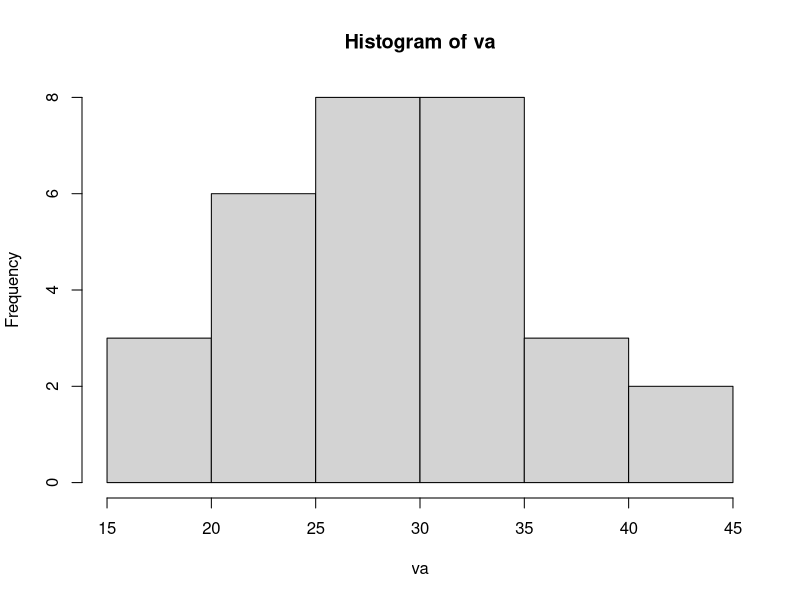
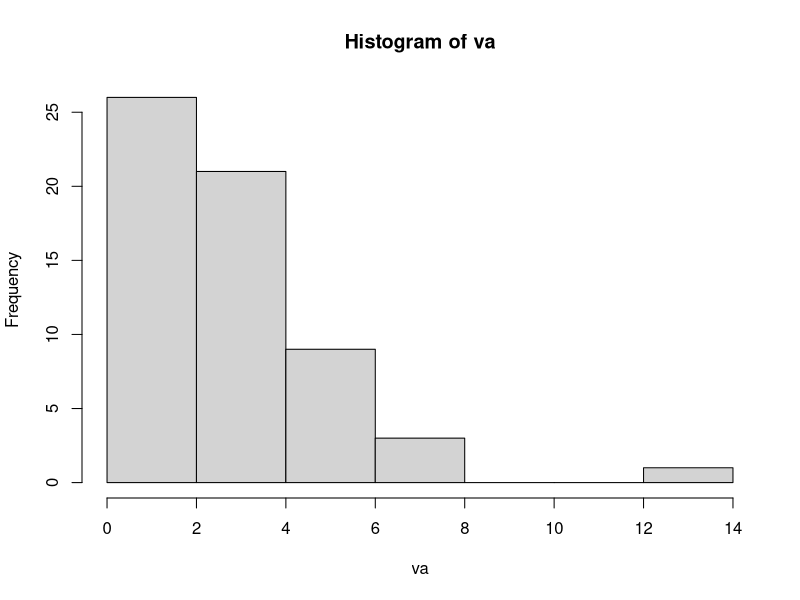
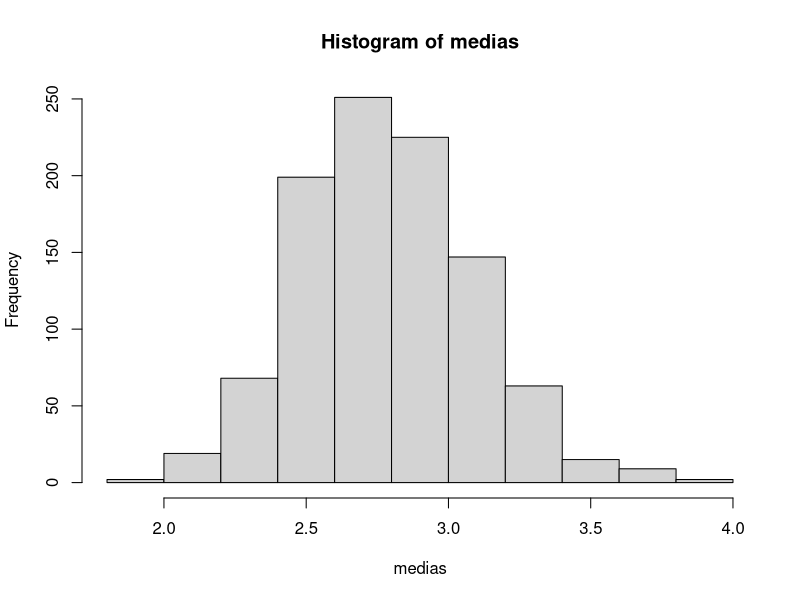
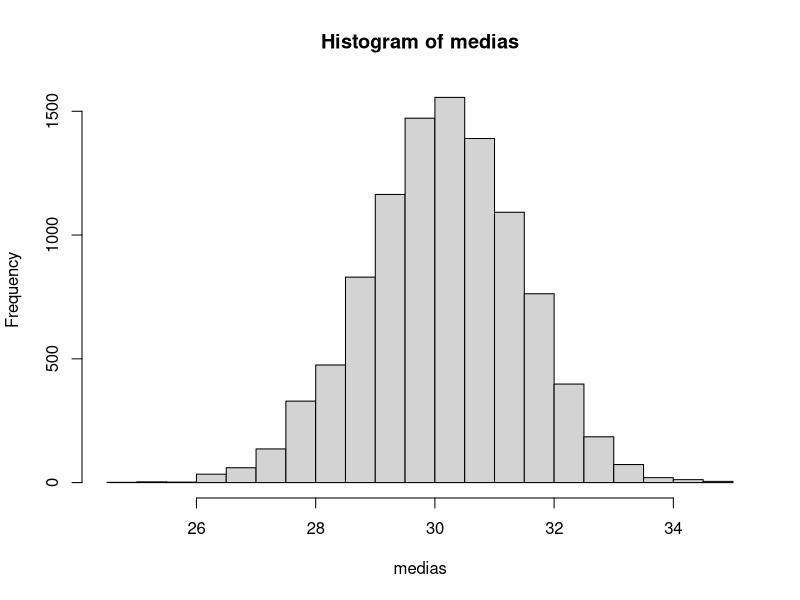

Write the R code that produced these figures, in order.
###########################################################
####### Intervalo de Confiança #######
## AED - Capitulo 03 - Prof. Máiron Chaves ####

########## Intervalo de confiança para média amostral pela distribuição Normal Padrão #############################
# Obter o intervalo de confiança para uma variável cuja média = 30, desvio padrão = 7,31 e n = 30
#Temos que definir o nível de confiança do nosso intervalo.
#Podemos obter o valor do quantil para o nível de confiança desejado com a função qnorm()
#O quantil na distribuição normal padrão para 95% de confiança
ic <- 0.95
alfa <- 1-ic
1-(alfa/2)
qnorm(0.975)

#Vamos armazenar os valores em objetos
media <- 30
desvio_padrao_populacional <- 7.31
n <- 30
quantil_95 <- qnorm(0.975)

#Aplicando os limites :
Limite_Superior <- 30+quantil_95*(desvio_padrao_populacional/sqrt(n))
Limite_Inferior <- 30-quantil_95*(desvio_padrao_populacional/sqrt(n))
paste("Com 95% de confiança, podemos afirmar que a média varia entre",Limite_Inferior," e ",Limite_Superior)
####################### Intervalo de confiança para a média amostral pela distribuição t de Student ############
#A teoria nos diz para utilizar a distribuição t de Student quando não soubermos o desvio padrão populacional.
#Vamos assumir que o desvio padrão que temos é obtido a partir da amostra
#Vamos armazenar os valores em objetos

media <- 30
desvio_padrao_amostral <- 7.31
n <- 30
quantil_95_t <- qt(0.975,df = n-1)

#Aplicando os limites:
Limite_Superior_t <- 30+quantil_95_t*(desvio_padrao_amostral/sqrt(n))
Limite_Inferior_t <- 30-quantil_95_t*(desvio_padrao_amostral/sqrt(n))
paste("Com 95% de confiança, podemos afirmar que a média varia entre",Limite_Inferior_t," e ",Limite_Superior_t)

#Supondo que nossa variável já esteja em um data frame aqui no R, tem um comandopara
#fornecer o intervalo de confiança de forma bem mais fácil
#Vamos gerar com o comando rnorm() uma variável aleatoria com média 30, desvio padrão 7,31 e n = 30
va <- rnorm(n = 30, mean = 30, sd = 7.31)
#Vamos visualizar a va gerada
hist(va)
#Calculando o intervalo de 95% de confiança com a distribuição t de Student
#com a funçao t.test()
IC <-t.test(va, conf.level = 0.95)
IC$conf.int
#Pronto, já temos o intervalo de confiança para média. 

####################### Intervalo de confiança para a proporção ############
#Utilizando o exemplo da apostila, onde calculamos o intervalo para proporção onde
# 138 de n = 500 clientes realizaram a devolução do produto
#Vamos armazenar os valores em objetos
devolucoes <- 138
n <- 500
quantil_95 <-qnorm(0.975)
proporcao_devolucoes <- devolucoes/n

#Aplicando a fórmula vista na apostila fica:

Limite_Superior_prop <- proporcao_devolucoes + quantil_95 * sqrt(proporcao_devolucoes*(1-proporcao_devolucoes)/n)
Limite_Inferior_prop <- proporcao_devolucoes - quantil_95 * sqrt(proporcao_devolucoes*(1-proporcao_devolucoes)/n)
paste("Com 95% de confiança, podemos afirmar que a proporção varia entre",Limite_Inferior_prop," e ",Limite_Superior_prop)

#Podemos obter o intervalo de confiança para proporção mais fácil pela função prop.test()
IC_proporcao <- prop.test(x = 138, n = 500, conf.level = 0.95)
IC_proporcao$conf.int

############### Intervalo de confiança para média via Bootstrap ############
#Vamos gerar uma va seguindo uma distribuição qui-quadrado
va <- rchisq(n = 60, df = 3)
#Observe o quão assimétrica é a va
hist(va)
#Inicializa variaveis
medias <- c() #Essa variável é um vetor para armazenar a média de cada subamostra bootstrap
R <- 1000 #Numero de subamostras extraídas para gerar a distribuição amostral de médias bootstrap
for (i in 1:R) {
  #Realiza uma subamostragem aleatória com reposição da va
  reamostra <- sample(va, size = 50, replace = T)
  #Armazena a média da subamostra
  medias[i] <- mean(reamostra)
}
#Distribuicao das médias das subamostras (distribuição amostral da média da va)
hist(medias)
#Observe que mesmo a variável original não seguindo uma distribuição normal, o Teorema Central do Limite
#nos garante que a distribuição das médias será normal se n é suficientemente grande
#A partir das médias geradas, precisamos achar dois valores, o que corta a cauda inferior
#e o que corta a cauda superior da distribuição. Lembrando que ela é simétrica
#Caso o intervalo desejado seja de 95% de confiança, temos que ordenar essa distribuição
#do menor valor para o maior e achar o valor que deixará 2,5% dos dados para trás e o
#valor que deixará 97,5% para trás
(1-0.95)/2
1-(1-0.95)/2
#Visualize o intervalo de confiança via bootstrap
quantile( medias, probs = c(0.025,0.975))
#Vamos realizar mais um experimento
#Geraremos uma va com média = 30 e desvio padrão amostral =7.31 e n = 30
va <- rnorm(n = 30, mean = 30, sd = 7.31)
#Iremos calcular o intervalo de confiança usando o Bootstrap e também com a distribuição
# t de Student. Compararemos os resultados.
#Inicializa variavel para armazenar as médias de cada subamostra
medias <- c()
R <- 10000 #Numero de subamostras extraídas para gerar a distribuição amostral de médias
#bootstrap
for (i in 1:R) {
  #Realiza uma subamostragem aleatória com reposição da va
  reamostra <- sample(va, size = 20, replace = T)
  #Armazena a média da subamostra
  medias[i] <- mean(reamostra)
}
#Distribuicao das médias das subamostras (distribuição amostral da média da va)
hist(medias)
#Limites inferior e superior do intervalo pelo bootstrap
quantile( medias, probs = c(0.025,0.975))
#Limites inferior e superior do intervalo via t de Student
IC<-t.test(va, conf.level = 0.95)
IC$conf.int
